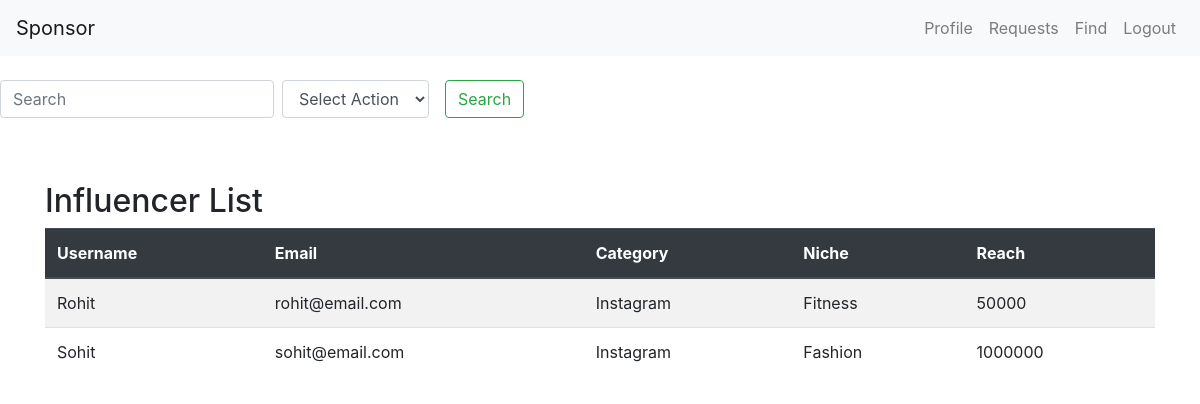
The page /sponsor_find_dashboard (signed in) on the database its author committed.
### app.py (models this page shows, shortened)
class User(db.Model, UserMixin):
    id = db.Column(db.Integer, primary_key=True, autoincrement=True)
    username = db.Column(db.String(25), unique=True, nullable=False)
    email = db.Column(db.String(50), unique=True, nullable=False)
    _password = db.Column(db.String(128), nullable=False)
    role = db.Column(db.String(25))
    industry = db.Column(db.String(20),nullable=True)
    budgets = db.Column(db.Integer)
    category = db.Column(db.String(20),nullable=True)
    niche = db.Column(db.String(20),nullable=True)
    reach = db.Column(db.String(20),nullable=True)
    blocked = db.Column(db.Boolean, default=False)
    sponsor_campaigns = db.relationship('Campaign', foreign_keys='Campaign.sponsor_id', back_populates='sponsor')
    influencer_campaigns = db.relationship('Campaign', foreign_keys='Campaign.influencer_id', back_populates='influencer')
    @property
    def password(self):
        raise AttributeError('password is not a readable attribute')

### app.py (the view)
@app.route('/sponsor_find_dashboard')
@login_required
def sponsor_find_dashboard():
    user = User.query.filter_by(role='influencer').all()
    return render_template('spon_find_dash.html', user=user)

### app.py (called while the page is built)
@login_manager.user_loader
def load_user(user_id):
    return User.query.get(int(user_id))

### templates/spon_find_dash.html (shortened to what this page needs)
<!DOCTYPE html>
<html lang="en">
<head>
    <link href="https://stackpath.bootstrapcdn.com/bootstrap/4.5.2/css/bootstrap.min.css" rel="stylesheet">
</head>
<body>
    <nav class="navbar navbar-expand-lg navbar-light bg-light">
        <a class="navbar-brand" href="/sponsor_dashboard">Sponsor</a>
        <div class="collapse navbar-collapse" id="navbarNav">
            <ul class="navbar-nav ml-auto">
                <li class="nav-item">
                    <a class="nav-link" href="/sponsor_dashboard">Profile</a>
                </li>
                <li class="nav-item">
                    <a class="nav-link" href="/sponsor_requests">Requests</a>
                </li>
                <li class="nav-item">
                    <a class="nav-link" href='/sponsor_find_dashboard'>Find</a>
                </li>
                <li class="nav-item">
                    <a class="nav-link" href="{{ url_for('logout') }}">Logout</a>
                </li>
            </ul>
        </div>
    </nav>
    <div class="row mt-4">
        <div class="col-md-12">
            <form class="form-inline mb-3" action="{{ url_for('search') }}" method="POST">
                <input class="form-control mr-sm-2" type="search" name="query" placeholder="Search" aria-label="Search">
                <select id="dropdown-select" name="action" class="form-control mr-sm-2">
                    <option value="" disabled selected>Select Action</option>
                </select>
                <button class="btn btn-outline-success my-2 my-sm-0 ml-2" type="submit">Search</button>
            </form>
        </div>
    </div>
    <div class="container mt-5">
        <section id="info">
            <h2>Influencer List</h2>
            <div class="table-responsive">
                <table class="table table-striped table-hover">
                    <thead class="thead-dark">
                        <tr>
                            <th>Username</th>
                            <th>Email</th>
                            <th>Category</th>
                            <th>Niche</th>
                            <th>Reach</th>
                        </tr>
                    </thead>
                    <tbody>
                        {% for user in user %}
                        <tr>
                            <td>{{ user.username|capitalize }}</td>
                            <td>{{ user.email }}</td>
                            <td>{{ user.category|capitalize }}</td>
                            <td>{{ user.niche|capitalize }}</td>
                            <td>{{ user.reach }}</td>
                        </tr>
                        {% endfor %}
                    </tbody>
                </table>
            </div>
        </section>
</body>
</html>

### rows shown on the page
User: username "Rohit", email "rohit@email.com", category "Instagram", niche "Fitness", reach "50000"
User: username "Sohit", email "sohit@email.com", category "Instagram", niche "Fashion", reach "1000000"
